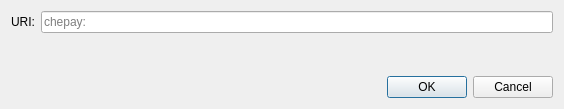
<?xml version="1.0" encoding="UTF-8"?>
<ui version="4.0">
 <class>OpenURIDialog</class>
 <widget class="QDialog" name="OpenURIDialog">
  <property name="geometry">
   <rect>
    <x>0</x>
    <y>0</y>
    <width>564</width>
    <height>109</height>
   </rect>
  </property>
  <property name="windowTitle">
   <string>Open chepay URI</string>
  </property>
  <layout class="QVBoxLayout" name="verticalLayout">
   <item>
    <layout class="QHBoxLayout" name="horizontalLayout">
     <item>
      <widget class="QLabel" name="label">
       <property name="text">
        <string>URI:</string>
       </property>
      </widget>
     </item>
     <item>
      <widget class="QValidatedLineEdit" name="uriEdit">
       <property name="placeholderText">
        <string notr="true">chepay:</string>
       </property>
      </widget>
     </item>
    </layout>
   </item>
   <item>
    <spacer name="verticalSpacer">
     <property name="orientation">
      <enum>Qt::Vertical</enum>
     </property>
     <property name="sizeHint" stdset="0">
      <size>
       <width>20</width>
       <height>40</height>
      </size>
     </property>
    </spacer>
   </item>
   <item>
    <widget class="QDialogButtonBox" name="buttonBox">
     <property name="orientation">
      <enum>Qt::Horizontal</enum>
     </property>
     <property name="standardButtons">
      <set>QDialogButtonBox::Cancel|QDialogButtonBox::Ok</set>
     </property>
    </widget>
   </item>
  </layout>
 </widget>
 <customwidgets>
  <customwidget>
   <class>QValidatedLineEdit</class>
   <extends>QLineEdit</extends>
   <header>qt/qvalidatedlineedit.h</header>
  </customwidget>
 </customwidgets>
 <resources/>
 <connections>
  <connection>
   <sender>buttonBox</sender>
   <signal>accepted()</signal>
   <receiver>OpenURIDialog</receiver>
   <slot>accept()</slot>
   <hints>
    <hint type="sourcelabel">
     <x>248</x>
     <y>254</y>
    </hint>
    <hint type="destinationlabel">
     <x>157</x>
     <y>274</y>
    </hint>
   </hints>
  </connection>
  <connection>
   <sender>buttonBox</sender>
   <signal>rejected()</signal>
   <receiver>OpenURIDialog</receiver>
   <slot>reject()</slot>
   <hints>
    <hint type="sourcelabel">
     <x>316</x>
     <y>260</y>
    </hint>
    <hint type="destinationlabel">
     <x>286</x>
     <y>274</y>
    </hint>
   </hints>
  </connection>
 </connections>
</ui>
